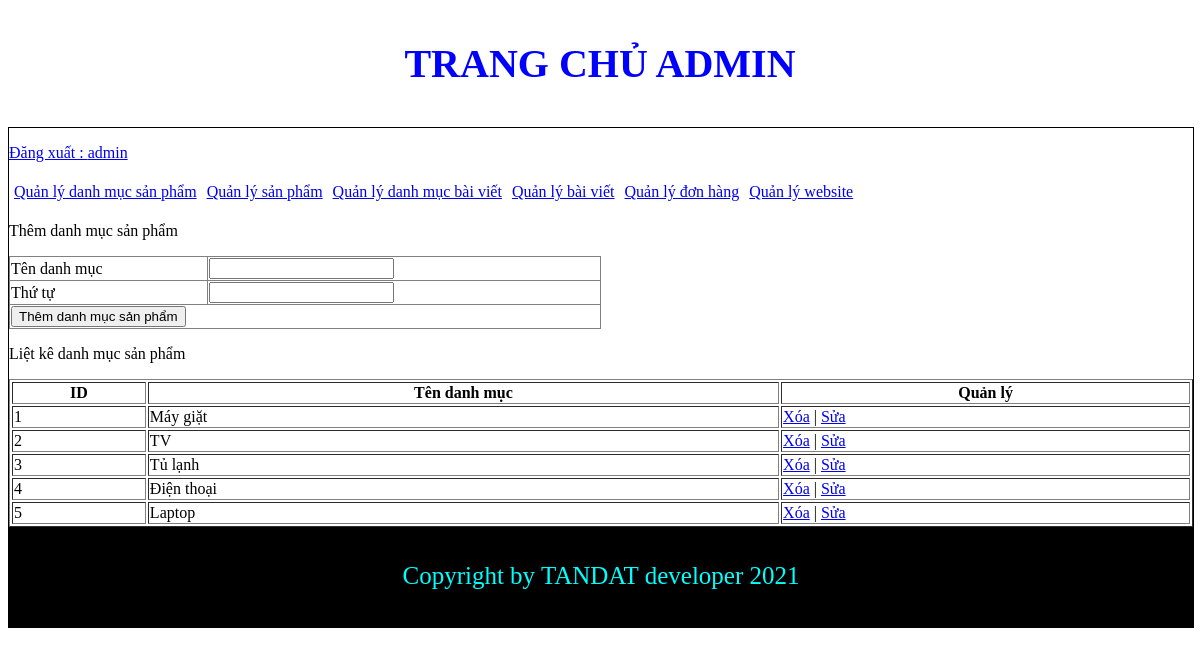
/admincp/index.php?action=quanlydanhmucsanpham&query=them (signed in), run on the app's committed database.
### tables this page shows
CREATE TABLE `tbl_danhmuc` (
  `id_danhmuc` int(11) NOT NULL,
  `tendanhmuc` varchar(100) NOT NULL,
  `thutu` int(11) NOT NULL
);

### admincp/modules/quanlydanhmucsp/lietke.php (the view)
<?php
$sql_lietke_danhmucsp ="SELECT * FROM tbl_danhmuc ORDER BY thutu DESC";
$query_lietke_danhmucsp = mysqli_query($mysqli, $sql_lietke_danhmucsp);
?>
<p>Liệt kê danh mục sản phẩm</p>
<table style="width: 100%;" border="1" style="border-collapse: collapse;">
	<tr>
		<th>ID</th>
		<th>Tên danh mục</th>
		<th>Quản lý</th>
	</tr>
	<?php
	$i = 0;
	while ($row = mysqli_fetch_array($query_lietke_danhmucsp)) {
		$i++;
	?>
	<tr>
		<td><?php echo $i ?></td>
		<td><?php echo $row['tendanhmuc']?></td>
		<td>
			<a href="modules/quanlydanhmucsp/xuly.php?iddanhmuc=<?php echo $row['id_danhmuc']?>">Xóa</a> | <a href="?action=quanlydanhmucsanpham&query=sua&iddanhmuc=<?php echo $row['id_danhmuc']?>">Sửa</a>
		</td>
	</tr>
	<?php
}
	?>
</table>

### data on the page
tbl_danhmuc: tendanhmuc "Máy giặt"
tbl_danhmuc: tendanhmuc "TV"
tbl_danhmuc: tendanhmuc "Tủ lạnh"
tbl_danhmuc: tendanhmuc "Điện thoại"
tbl_danhmuc: tendanhmuc "Laptop"

### other printed values
$_SESSION['dangnhap'] "admin"
